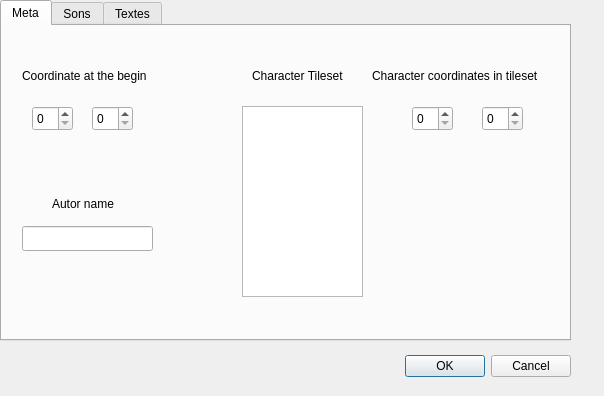
<?xml version="1.0" encoding="UTF-8"?>
<ui version="4.0">
 <class>DatabaseDialog</class>
 <widget class="QDialog" name="DatabaseDialog">
  <property name="geometry">
   <rect>
    <x>0</x>
    <y>0</y>
    <width>604</width>
    <height>396</height>
   </rect>
  </property>
  <property name="windowTitle">
   <string>Database Manager</string>
  </property>
  <widget class="QDialogButtonBox" name="buttonBox">
   <property name="geometry">
    <rect>
     <x>380</x>
     <y>350</y>
     <width>191</width>
     <height>32</height>
    </rect>
   </property>
   <property name="orientation">
    <enum>Qt::Horizontal</enum>
   </property>
   <property name="standardButtons">
    <set>QDialogButtonBox::Cancel|QDialogButtonBox::Ok</set>
   </property>
  </widget>
  <widget class="QTabWidget" name="tabWidget">
   <property name="geometry">
    <rect>
     <x>0</x>
     <y>0</y>
     <width>571</width>
     <height>341</height>
    </rect>
   </property>
   <property name="currentIndex">
    <number>0</number>
   </property>
   <property name="movable">
    <bool>false</bool>
   </property>
   <widget class="QWidget" name="tab">
    <attribute name="title">
     <string>Meta</string>
    </attribute>
    <widget class="QLabel" name="label">
     <property name="geometry">
      <rect>
       <x>20</x>
       <y>40</y>
       <width>141</width>
       <height>20</height>
      </rect>
     </property>
     <property name="text">
      <string>Coordinate at the begin</string>
     </property>
    </widget>
    <widget class="QLabel" name="label_2">
     <property name="geometry">
      <rect>
       <x>50</x>
       <y>170</y>
       <width>71</width>
       <height>16</height>
      </rect>
     </property>
     <property name="text">
      <string>Autor name</string>
     </property>
    </widget>
    <widget class="QLabel" name="label_3">
     <property name="geometry">
      <rect>
       <x>250</x>
       <y>40</y>
       <width>101</width>
       <height>20</height>
      </rect>
     </property>
     <property name="text">
      <string>Character Tileset</string>
     </property>
    </widget>
    <widget class="QLineEdit" name="AutotNamelineEdit_">
     <property name="geometry">
      <rect>
       <x>20</x>
       <y>200</y>
       <width>131</width>
       <height>25</height>
      </rect>
     </property>
    </widget>
    <widget class="QListWidget" name="tilesetList">
     <property name="geometry">
      <rect>
       <x>240</x>
       <y>80</y>
       <width>121</width>
       <height>191</height>
      </rect>
     </property>
    </widget>
    <widget class="QSpinBox" name="xCooCharacterTilesetSpinBox">
     <property name="geometry">
      <rect>
       <x>410</x>
       <y>80</y>
       <width>41</width>
       <height>25</height>
      </rect>
     </property>
    </widget>
    <widget class="QLabel" name="label_4">
     <property name="geometry">
      <rect>
       <x>370</x>
       <y>40</y>
       <width>191</width>
       <height>20</height>
      </rect>
     </property>
     <property name="text">
      <string>Character coordinates in tileset</string>
     </property>
    </widget>
    <widget class="QSpinBox" name="yCooCharacterTilesetSpinBox">
     <property name="geometry">
      <rect>
       <x>480</x>
       <y>80</y>
       <width>41</width>
       <height>25</height>
      </rect>
     </property>
    </widget>
    <widget class="QSpinBox" name="xCooBeginSpinBox">
     <property name="geometry">
      <rect>
       <x>30</x>
       <y>80</y>
       <width>41</width>
       <height>25</height>
      </rect>
     </property>
    </widget>
    <widget class="QSpinBox" name="yCooBeginSpinBox">
     <property name="geometry">
      <rect>
       <x>90</x>
       <y>80</y>
       <width>41</width>
       <height>25</height>
      </rect>
     </property>
    </widget>
   </widget>
   <widget class="QWidget" name="tab_2">
    <attribute name="title">
     <string>Sons</string>
    </attribute>
    <widget class="QListWidget" name="audioList">
     <property name="geometry">
      <rect>
       <x>20</x>
       <y>50</y>
       <width>161</width>
       <height>221</height>
      </rect>
     </property>
    </widget>
    <widget class="QLabel" name="label_5">
     <property name="geometry">
      <rect>
       <x>70</x>
       <y>20</y>
       <width>61</width>
       <height>20</height>
      </rect>
     </property>
     <property name="text">
      <string>Audio list</string>
     </property>
    </widget>
    <widget class="QLabel" name="label_6">
     <property name="geometry">
      <rect>
       <x>390</x>
       <y>30</y>
       <width>41</width>
       <height>16</height>
      </rect>
     </property>
     <property name="text">
      <string>Player</string>
     </property>
    </widget>
    <widget class="QPushButton" name="playSoundButton">
     <property name="geometry">
      <rect>
       <x>280</x>
       <y>80</y>
       <width>87</width>
       <height>27</height>
      </rect>
     </property>
     <property name="text">
      <string>Play Sound</string>
     </property>
    </widget>
    <widget class="QPushButton" name="stopSoundButton">
     <property name="geometry">
      <rect>
       <x>450</x>
       <y>80</y>
       <width>87</width>
       <height>27</height>
      </rect>
     </property>
     <property name="text">
      <string>Stop sound</string>
     </property>
    </widget>
   </widget>
   <widget class="QWidget" name="tab_4">
    <attribute name="title">
     <string>Textes</string>
    </attribute>
    <widget class="QListWidget" name="textList">
     <property name="geometry">
      <rect>
       <x>20</x>
       <y>50</y>
       <width>161</width>
       <height>221</height>
      </rect>
     </property>
    </widget>
    <widget class="QTextBrowser" name="textContent">
     <property name="geometry">
      <rect>
       <x>270</x>
       <y>50</y>
       <width>256</width>
       <height>221</height>
      </rect>
     </property>
    </widget>
    <widget class="QLabel" name="label_7">
     <property name="geometry">
      <rect>
       <x>70</x>
       <y>20</y>
       <width>56</width>
       <height>15</height>
      </rect>
     </property>
     <property name="text">
      <string>Text list</string>
     </property>
    </widget>
    <widget class="QLabel" name="label_8">
     <property name="geometry">
      <rect>
       <x>350</x>
       <y>20</y>
       <width>81</width>
       <height>16</height>
      </rect>
     </property>
     <property name="text">
      <string>Text content</string>
     </property>
    </widget>
    <widget class="QToolButton" name="addTextToolButton">
     <property name="geometry">
      <rect>
       <x>30</x>
       <y>280</y>
       <width>21</width>
       <height>23</height>
      </rect>
     </property>
     <property name="text">
      <string>...</string>
     </property>
     <property name="icon">
      <iconset>
       <normalon>../resources/icons/icone-plus.png</normalon>
      </iconset>
     </property>
    </widget>
   </widget>
  </widget>
 </widget>
 <resources/>
 <connections>
  <connection>
   <sender>buttonBox</sender>
   <signal>accepted()</signal>
   <receiver>DatabaseDialog</receiver>
   <slot>accept()</slot>
   <hints>
    <hint type="sourcelabel">
     <x>248</x>
     <y>254</y>
    </hint>
    <hint type="destinationlabel">
     <x>157</x>
     <y>274</y>
    </hint>
   </hints>
  </connection>
  <connection>
   <sender>buttonBox</sender>
   <signal>rejected()</signal>
   <receiver>DatabaseDialog</receiver>
   <slot>reject()</slot>
   <hints>
    <hint type="sourcelabel">
     <x>316</x>
     <y>260</y>
    </hint>
    <hint type="destinationlabel">
     <x>286</x>
     <y>274</y>
    </hint>
   </hints>
  </connection>
 </connections>
</ui>
